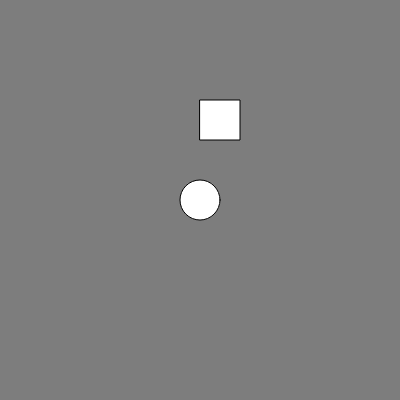
Frame 1 (no input)
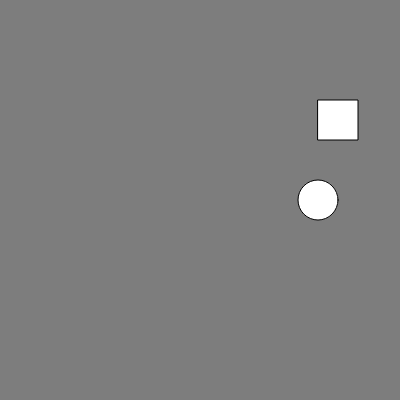
Frame 60 (no input)
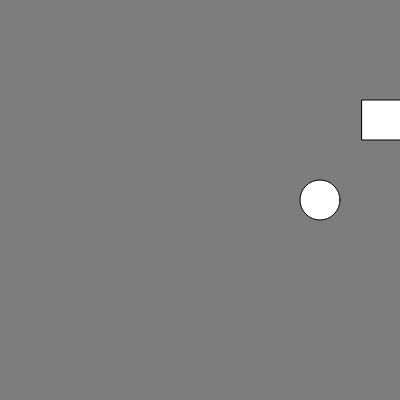
Frame 120 (the mouse pressed at the canvas centre since frame 60)

The p5.js sketch that drew these frames (run headless with seeded random() and noise() and a simulated clock; from frame 60 on, the mouse is pressed at the canvas centre):

// p5.js sketch
// ── sketch.js
let x1 = 200;
let x2 = 200;
let speed1 = 2;
let speed2 = 2;
let diameter = 40;
let isClicked = false


function setup() {
  
  createCanvas(400, 400);  
}


function draw (){
  background(125);
  rect(x1, height/4, 40)
  ellipse(x2, height/2, 40);

  if (x1 >= width || x1 <= 0) {
  speed1 = speed1 * -1
  }

  x1 += speed1;

  if (mouseIsPressed) {
    speed2 = 0
      } else {x2 += 0}
  

  if (x2 >= width || x2 <= 0) {
    speed2 = speed2 * -1
    }
  
    x2 += speed2;

} 

// I got to number five of the first part and could not find a solution.
// I will watch through the videos tomorrow to find the answers.
// My main issue was trying to find a way to identify the color of one shape in order to change only that.



// function mousePressed() {
// isClicked = !isClicked;
//   if (isClicked) {
//   } else {
    
//   }
//}
